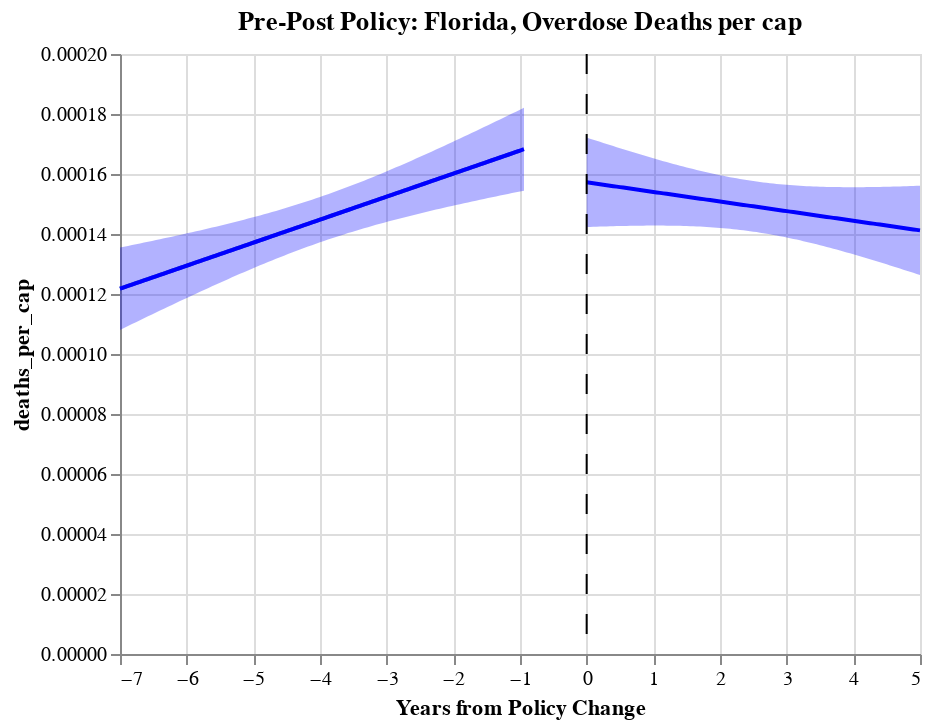

The cell this chart's notebook holds for it:
### Code cell
# florida deaths pre/post plot
before=alt.Chart(fl_death_before,title="Pre-Post Policy: Florida, Overdose Deaths per cap").encode(x="policy_years", y="deaths_per_cap")
base=before.transform_regression("policy_years","deaths_per_cap").mark_line() 

fit, before_line = get_reg_fit(
    fl_death_before, yvar="deaths_per_cap", xvar="policy_years", alpha=0.05
)
fit, after_line = get_reg_fit(
    fl_death_after, yvar="deaths_per_cap", xvar="policy_years", alpha=0.05
)

fl_chart_death=base+before_line+after_line+sep_line
fl_chart_death

### Figure 1 — Vega-Lite specification as saved in the notebook (floating-point values rounded to 4 significant figures; data arrays with more than 128 entries replaced by an {"elided": "..."} marker saying what was removed)
{"config": {"view": {"continuousWidth": 400, "continuousHeight": 300}}, "layer": [{"data": {"name": "data-04c270aa112ff3b0d4beaab8dfc8482a"}, "mark": "line", "encoding": {"x": {"type": "quantitative", "field": "policy_years"}, "y": {"type": "quantitative", "field": "deaths_per_cap"}}, "title": "Pre-Post Policy: Florida, Overdose Deaths per cap", "transform": [{"on": "policy_years", "regression": "deaths_per_cap"}]}, {"layer": [{"mark": {"type": "errorband", "color": "blue"}, "encoding": {"x": {"type": "quantitative", "field": "policy_years"}, "y": {"type": "quantitative", "field": "ci_low", "title": "deaths_per_cap"}, "y2": {"field": "ci_high"}}}, {"mark": {"type": "line", "color": "blue"}, "encoding": {"x": {"type": "quantitative", "axis": {"title": "Years from Policy Change"}, "field": "policy_years"}, "y": {"type": "quantitative", "axis": {"title": ""}, "field": "deaths_per_cap"}}}], "data": {"name": "data-11d3b7725bd0835542520191d4e00fb9"}}, {"layer": [{"mark": {"type": "errorband", "color": "blue"}, "encoding": {"x": {"type": "quantitative", "field": "policy_years"}, "y": {"type": "quantitative", "field": "ci_low", "title": "deaths_per_cap"}, "y2": {"field": "ci_high"}}}, {"mark": {"type": "line", "color": "blue"}, "encoding": {"x": {"type": "quantitative", "axis": {"title": "Years from Policy Change"}, "field": "policy_years"}, "y": {"type": "quantitative", "axis": {"title": ""}, "field": "deaths_per_cap"}}}], "data": {"name": "data-2597af2070cf02df5e897a4a72bd1a8a"}}, {"data": {"name": "data-1cf7c250840e3c595c11ebf7ebbb5cbe"}, "mark": {"type": "rule", "color": "black", "strokeDash": [10, 10]}, "encoding": {"x": {"type": "quantitative", "field": "a", "title": ""}}}], "$schema": "https://vega.github.io/schema/vega-lite/v4.8.1.json", "datasets": {"data-04c270aa112ff3b0d4beaab8dfc8482a": {"elided": "238 records"}, "data-11d3b7725bd0835542520191d4e00fb9": [{"policy_years": -7.0, "deaths_per_cap": 0.0001218, "ci_low": 0.000108, "ci_high": 0.0001355}, {"policy_years": -6.94, "deaths_per_cap": 0.0001222, "ci_low": 0.0001087, "ci_high": 0.0001358}, {"policy_years": -6.88, "deaths_per_cap": 0.0001227, "ci_low": 0.0001093, "ci_high": 0.000136}, {"policy_years": -6.82, "deaths_per_cap": 0.0001231, "ci_low": 0.00011, "ci_high": 0.0001363}, {"policy_years": -6.76, "deaths_per_cap": 0.0001236, "ci_low": 0.0001106, "ci_high": 0.0001366}, {"policy_years": -6.7, "deaths_per_cap": 0.0001241, "ci_low": 0.0001113, "ci_high": 0.0001369}, {"policy_years": -6.64, "deaths_per_cap": 0.0001245, "ci_low": 0.0001119, "ci_high": 0.0001371}, {"policy_years": -6.58, "deaths_per_cap": 0.000125, "ci_low": 0.0001125, "ci_high": 0.0001374}, {"policy_years": -6.52, "deaths_per_cap": 0.0001254, "ci_low": 0.0001132, "ci_high": 0.0001377}, {"policy_years": -6.46, "deaths_per_cap": 0.0001259, "ci_low": 0.0001138, "ci_high": 0.000138}, {"policy_years": -6.4, "deaths_per_cap": 0.0001264, "ci_low": 0.0001145, "ci_high": 0.0001383}, {"policy_years": -6.34, "deaths_per_cap": 0.0001268, "ci_low": 0.0001151, "ci_high": 0.0001385}, {"policy_years": -6.28, "deaths_per_cap": 0.0001273, "ci_low": 0.0001157, "ci_high": 0.0001388}, {"policy_years": -6.22, "deaths_per_cap": 0.0001277, "ci_low": 0.0001164, "ci_high": 0.0001391}, {"policy_years": -6.16, "deaths_per_cap": 0.0001282, "ci_low": 0.000117, "ci_high": 0.0001394}, {"policy_years": -6.1, "deaths_per_cap": 0.0001287, "ci_low": 0.0001176, "ci_high": 0.0001397}, {"policy_years": -6.04, "deaths_per_cap": 0.0001291, "ci_low": 0.0001183, "ci_high": 0.00014}, {"policy_years": -5.98, "deaths_per_cap": 0.0001296, "ci_low": 0.0001189, "ci_high": 0.0001403}, {"policy_years": -5.92, "deaths_per_cap": 0.00013, "ci_low": 0.0001195, "ci_high": 0.0001406}, {"policy_years": -5.86, "deaths_per_cap": 0.0001305, "ci_low": 0.0001201, "ci_high": 0.0001409}, {"policy_years": -5.8, "deaths_per_cap": 0.000131, "ci_low": 0.0001207, "ci_high": 0.0001412}, {"policy_years": -5.74, "deaths_per_cap": 0.0001314, "ci_low": 0.0001213, "ci_high": 0.0001415}, {"policy_years": -5.68, "deaths_per_cap": 0.0001319, "ci_low": 0.000122, "ci_high": 0.0001418}, {"policy_years": -5.62, "deaths_per_cap": 0.0001323, "ci_low": 0.0001226, "ci_high": 0.0001421}, {"policy_years": -5.56, "deaths_per_cap": 0.0001328, "ci_low": 0.0001232, "ci_high": 0.0001425}, {"policy_years": -5.5, "deaths_per_cap": 0.0001333, "ci_low": 0.0001238, "ci_high": 0.0001428}, {"policy_years": -5.44, "deaths_per_cap": 0.0001337, "ci_low": 0.0001244, "ci_high": 0.0001431}, {"policy_years": -5.38, "deaths_per_cap": 0.0001342, "ci_low": 0.000125, "ci_high": 0.0001434}, {"policy_years": -5.32, "deaths_per_cap": 0.0001347, "ci_low": 0.0001255, "ci_high": 0.0001438}, {"policy_years": -5.26, "deaths_per_cap": 0.0001351, "ci_low": 0.0001261, "ci_high": 0.0001441}, {"policy_years": -5.2, "deaths_per_cap": 0.0001356, "ci_low": 0.0001267, "ci_high": 0.0001444}, {"policy_years": -5.14, "deaths_per_cap": 0.000136, "ci_low": 0.0001273, "ci_high": 0.0001448}, {"policy_years": -5.08, "deaths_per_cap": 0.0001365, "ci_low": 0.0001279, "ci_high": 0.0001451}, {"policy_years": -5.02, "deaths_per_cap": 0.000137, "ci_low": 0.0001284, "ci_high": 0.0001455}, {"policy_years": -4.96, "deaths_per_cap": 0.0001374, "ci_low": 0.000129, "ci_high": 0.0001458}, {"policy_years": -4.9, "deaths_per_cap": 0.0001379, "ci_low": 0.0001296, "ci_high": 0.0001462}, {"policy_years": -4.84, "deaths_per_cap": 0.0001383, "ci_low": 0.0001301, "ci_high": 0.0001466}, {"policy_years": -4.78, "deaths_per_cap": 0.0001388, "ci_low": 0.0001307, "ci_high": 0.0001469}, {"policy_years": -4.72, "deaths_per_cap": 0.0001393, "ci_low": 0.0001312, "ci_high": 0.0001473}, {"policy_years": -4.66, "deaths_per_cap": 0.0001397, "ci_low": 0.0001317, "ci_high": 0.0001477}, {"policy_years": -4.6, "deaths_per_cap": 0.0001402, "ci_low": 0.0001323, "ci_high": 0.0001481}, {"policy_years": -4.54, "deaths_per_cap": 0.0001406, "ci_low": 0.0001328, "ci_high": 0.0001485}, {"policy_years": -4.48, "deaths_per_cap": 0.0001411, "ci_low": 0.0001333, "ci_high": 0.0001489}, {"policy_years": -4.42, "deaths_per_cap": 0.0001416, "ci_low": 0.0001338, "ci_high": 0.0001493}, {"policy_years": -4.36, "deaths_per_cap": 0.000142, "ci_low": 0.0001343, "ci_high": 0.0001497}, {"policy_years": -4.3, "deaths_per_cap": 0.0001425, "ci_low": 0.0001348, "ci_high": 0.0001501}, {"policy_years": -4.24, "deaths_per_cap": 0.0001429, "ci_low": 0.0001353, "ci_high": 0.0001506}, {"policy_years": -4.18, "deaths_per_cap": 0.0001434, "ci_low": 0.0001358, "ci_high": 0.000151}, {"policy_years": -4.12, "deaths_per_cap": 0.0001439, "ci_low": 0.0001363, "ci_high": 0.0001514}, {"policy_years": -4.06, "deaths_per_cap": 0.0001443, "ci_low": 0.0001368, "ci_high": 0.0001519}, {"policy_years": -4.0, "deaths_per_cap": 0.0001448, "ci_low": 0.0001372, "ci_high": 0.0001523}, {"policy_years": -3.94, "deaths_per_cap": 0.0001452, "ci_low": 0.0001377, "ci_high": 0.0001528}, {"policy_years": -3.88, "deaths_per_cap": 0.0001457, "ci_low": 0.0001381, "ci_high": 0.0001533}, {"policy_years": -3.82, "deaths_per_cap": 0.0001462, "ci_low": 0.0001386, "ci_high": 0.0001537}, {"policy_years": -3.76, "deaths_per_cap": 0.0001466, "ci_low": 0.000139, "ci_high": 0.0001542}, {"policy_years": -3.7, "deaths_per_cap": 0.0001471, "ci_low": 0.0001394, "ci_high": 0.0001547}, {"policy_years": -3.64, "deaths_per_cap": 0.0001475, "ci_low": 0.0001399, "ci_high": 0.0001552}, {"policy_years": -3.58, "deaths_per_cap": 0.000148, "ci_low": 0.0001403, "ci_high": 0.0001557}, {"policy_years": -3.52, "deaths_per_cap": 0.0001485, "ci_low": 0.0001407, "ci_high": 0.0001562}, {"policy_years": -3.46, "deaths_per_cap": 0.0001489, "ci_low": 0.0001411, "ci_high": 0.0001567}, {"policy_years": -3.4, "deaths_per_cap": 0.0001494, "ci_low": 0.0001415, "ci_high": 0.0001573}, {"policy_years": -3.34, "deaths_per_cap": 0.0001498, "ci_low": 0.0001419, "ci_high": 0.0001578}, {"policy_years": -3.28, "deaths_per_cap": 0.0001503, "ci_low": 0.0001423, "ci_high": 0.0001583}, {"policy_years": -3.22, "deaths_per_cap": 0.0001508, "ci_low": 0.0001427, "ci_high": 0.0001589}, {"policy_years": -3.16, "deaths_per_cap": 0.0001512, "ci_low": 0.000143, "ci_high": 0.0001594}, {"policy_years": -3.1, "deaths_per_cap": 0.0001517, "ci_low": 0.0001434, "ci_high": 0.00016}, {"policy_years": -3.04, "deaths_per_cap": 0.0001521, "ci_low": 0.0001438, "ci_high": 0.0001605}, {"policy_years": -2.98, "deaths_per_cap": 0.0001526, "ci_low": 0.0001441, "ci_high": 0.0001611}, {"policy_years": -2.92, "deaths_per_cap": 0.0001531, "ci_low": 0.0001445, "ci_high": 0.0001616}, {"policy_years": -2.86, "deaths_per_cap": 0.0001535, "ci_low": 0.0001448, "ci_high": 0.0001622}, {"policy_years": -2.8, "deaths_per_cap": 0.000154, "ci_low": 0.0001452, "ci_high": 0.0001628}, {"policy_years": -2.74, "deaths_per_cap": 0.0001545, "ci_low": 0.0001455, "ci_high": 0.0001634}, {"policy_years": -2.68, "deaths_per_cap": 0.0001549, "ci_low": 0.0001459, "ci_high": 0.0001639}, {"policy_years": -2.62, "deaths_per_cap": 0.0001554, "ci_low": 0.0001462, "ci_high": 0.0001645}, {"policy_years": -2.56, "deaths_per_cap": 0.0001558, "ci_low": 0.0001465, "ci_high": 0.0001651}, {"policy_years": -2.5, "deaths_per_cap": 0.0001563, "ci_low": 0.0001469, "ci_high": 0.0001657}, {"policy_years": -2.44, "deaths_per_cap": 0.0001568, "ci_low": 0.0001472, "ci_high": 0.0001663}, {"policy_years": -2.38, "deaths_per_cap": 0.0001572, "ci_low": 0.0001475, "ci_high": 0.0001669}, {"policy_years": -2.32, "deaths_per_cap": 0.0001577, "ci_low": 0.0001478, "ci_high": 0.0001675}, {"policy_years": -2.26, "deaths_per_cap": 0.0001581, "ci_low": 0.0001481, "ci_high": 0.0001681}, {"policy_years": -2.2, "deaths_per_cap": 0.0001586, "ci_low": 0.0001484, "ci_high": 0.0001687}, {"policy_years": -2.14, "deaths_per_cap": 0.0001591, "ci_low": 0.0001487, "ci_high": 0.0001694}, {"policy_years": -2.08, "deaths_per_cap": 0.0001595, "ci_low": 0.0001491, "ci_high": 0.00017}, {"policy_years": -2.02, "deaths_per_cap": 0.00016, "ci_low": 0.0001494, "ci_high": 0.0001706}, {"policy_years": -1.96, "deaths_per_cap": 0.0001604, "ci_low": 0.0001497, "ci_high": 0.0001712}, {"policy_years": -1.9, "deaths_per_cap": 0.0001609, "ci_low": 0.0001499, "ci_high": 0.0001718}, {"policy_years": -1.84, "deaths_per_cap": 0.0001614, "ci_low": 0.0001502, "ci_high": 0.0001725}, {"policy_years": -1.78, "deaths_per_cap": 0.0001618, "ci_low": 0.0001505, "ci_high": 0.0001731}, {"policy_years": -1.72, "deaths_per_cap": 0.0001623, "ci_low": 0.0001508, "ci_high": 0.0001737}, {"policy_years": -1.66, "deaths_per_cap": 0.0001627, "ci_low": 0.0001511, "ci_high": 0.0001744}, {"policy_years": -1.6, "deaths_per_cap": 0.0001632, "ci_low": 0.0001514, "ci_high": 0.000175}, {"policy_years": -1.54, "deaths_per_cap": 0.0001637, "ci_low": 0.0001517, "ci_high": 0.0001756}, {"policy_years": -1.48, "deaths_per_cap": 0.0001641, "ci_low": 0.000152, "ci_high": 0.0001763}, {"policy_years": -1.42, "deaths_per_cap": 0.0001646, "ci_low": 0.0001522, "ci_high": 0.0001769}, {"policy_years": -1.36, "deaths_per_cap": 0.000165, "ci_low": 0.0001525, "ci_high": 0.0001776}, {"policy_years": -1.3, "deaths_per_cap": 0.0001655, "ci_low": 0.0001528, "ci_high": 0.0001782}, {"policy_years": -1.24, "deaths_per_cap": 0.000166, "ci_low": 0.0001531, "ci_high": 0.0001788}, {"policy_years": -1.18, "deaths_per_cap": 0.0001664, "ci_low": 0.0001534, "ci_high": 0.0001795}, {"policy_years": -1.12, "deaths_per_cap": 0.0001669, "ci_low": 0.0001536, "ci_high": 0.0001801}, {"policy_years": -1.06, "deaths_per_cap": 0.0001673, "ci_low": 0.0001539, "ci_high": 0.0001808}, {"policy_years": -1.0, "deaths_per_cap": 0.0001678, "ci_low": 0.0001542, "ci_high": 0.0001814}, {"policy_years": -0.94, "deaths_per_cap": 0.0001683, "ci_low": 0.0001544, "ci_high": 0.0001821}], "data-2597af2070cf02df5e897a4a72bd1a8a": [{"policy_years": 0.0, "deaths_per_cap": 0.0001572, "ci_low": 0.0001423, "ci_high": 0.0001722}, {"policy_years": 0.05, "deaths_per_cap": 0.0001571, "ci_low": 0.0001423, "ci_high": 0.0001718}, {"policy_years": 0.1, "deaths_per_cap": 0.0001569, "ci_low": 0.0001424, "ci_high": 0.0001714}, {"policy_years": 0.15, "deaths_per_cap": 0.0001567, "ci_low": 0.0001424, "ci_high": 0.0001711}, {"policy_years": 0.2, "deaths_per_cap": 0.0001566, "ci_low": 0.0001425, "ci_high": 0.0001707}, {"policy_years": 0.25, "deaths_per_cap": 0.0001564, "ci_low": 0.0001425, "ci_high": 0.0001704}, {"policy_years": 0.3, "deaths_per_cap": 0.0001563, "ci_low": 0.0001425, "ci_high": 0.00017}, {"policy_years": 0.35, "deaths_per_cap": 0.0001561, "ci_low": 0.0001426, "ci_high": 0.0001696}, {"policy_years": 0.4, "deaths_per_cap": 0.0001559, "ci_low": 0.0001426, "ci_high": 0.0001693}, {"policy_years": 0.45, "deaths_per_cap": 0.0001558, "ci_low": 0.0001426, "ci_high": 0.0001689}, {"policy_years": 0.5, "deaths_per_cap": 0.0001556, "ci_low": 0.0001427, "ci_high": 0.0001686}, {"policy_years": 0.55, "deaths_per_cap": 0.0001555, "ci_low": 0.0001427, "ci_high": 0.0001683}, {"policy_years": 0.6, "deaths_per_cap": 0.0001553, "ci_low": 0.0001427, "ci_high": 0.0001679}, {"policy_years": 0.65, "deaths_per_cap": 0.0001551, "ci_low": 0.0001427, "ci_high": 0.0001676}, {"policy_years": 0.7, "deaths_per_cap": 0.000155, "ci_low": 0.0001427, "ci_high": 0.0001672}, {"policy_years": 0.75, "deaths_per_cap": 0.0001548, "ci_low": 0.0001428, "ci_high": 0.0001669}, {"policy_years": 0.8, "deaths_per_cap": 0.0001547, "ci_low": 0.0001428, "ci_high": 0.0001666}, {"policy_years": 0.85, "deaths_per_cap": 0.0001545, "ci_low": 0.0001428, "ci_high": 0.0001662}, {"policy_years": 0.9, "deaths_per_cap": 0.0001543, "ci_low": 0.0001428, "ci_high": 0.0001659}, {"policy_years": 0.95, "deaths_per_cap": 0.0001542, "ci_low": 0.0001428, "ci_high": 0.0001656}, {"policy_years": 1.0, "deaths_per_cap": 0.000154, "ci_low": 0.0001428, "ci_high": 0.0001652}, {"policy_years": 1.05, "deaths_per_cap": 0.0001539, "ci_low": 0.0001428, "ci_high": 0.0001649}, {"policy_years": 1.1, "deaths_per_cap": 0.0001537, "ci_low": 0.0001428, "ci_high": 0.0001646}, {"policy_years": 1.15, "deaths_per_cap": 0.0001535, "ci_low": 0.0001428, "ci_high": 0.0001643}, {"policy_years": 1.2, "deaths_per_cap": 0.0001534, "ci_low": 0.0001428, "ci_high": 0.000164}, {"policy_years": 1.25, "deaths_per_cap": 0.0001532, "ci_low": 0.0001428, "ci_high": 0.0001637}, {"policy_years": 1.3, "deaths_per_cap": 0.0001531, "ci_low": 0.0001428, "ci_high": 0.0001634}, {"policy_years": 1.35, "deaths_per_cap": 0.0001529, "ci_low": 0.0001427, "ci_high": 0.0001631}, {"policy_years": 1.4, "deaths_per_cap": 0.0001527, "ci_low": 0.0001427, "ci_high": 0.0001628}, {"policy_years": 1.45, "deaths_per_cap": 0.0001526, "ci_low": 0.0001427, "ci_high": 0.0001625}, {"policy_years": 1.5, "deaths_per_cap": 0.0001524, "ci_low": 0.0001427, "ci_high": 0.0001622}, {"policy_years": 1.55, "deaths_per_cap": 0.0001523, "ci_low": 0.0001426, "ci_high": 0.0001619}, {"policy_years": 1.6, "deaths_per_cap": 0.0001521, "ci_low": 0.0001426, "ci_high": 0.0001616}, {"policy_years": 1.65, "deaths_per_cap": 0.0001519, "ci_low": 0.0001425, "ci_high": 0.0001614}, {"policy_years": 1.7, "deaths_per_cap": 0.0001518, "ci_low": 0.0001425, "ci_high": 0.0001611}, {"policy_years": 1.75, "deaths_per_cap": 0.0001516, "ci_low": 0.0001424, "ci_high": 0.0001608}, {"policy_years": 1.8, "deaths_per_cap": 0.0001515, "ci_low": 0.0001423, "ci_high": 0.0001606}, {"policy_years": 1.85, "deaths_per_cap": 0.0001513, "ci_low": 0.0001423, "ci_high": 0.0001603}, {"policy_years": 1.9, "deaths_per_cap": 0.0001511, "ci_low": 0.0001422, "ci_high": 0.0001601}, {"policy_years": 1.95, "deaths_per_cap": 0.000151, "ci_low": 0.0001421, "ci_high": 0.0001598}, {"policy_years": 2.0, "deaths_per_cap": 0.0001508, "ci_low": 0.000142, "ci_high": 0.0001596}, {"policy_years": 2.05, "deaths_per_cap": 0.0001507, "ci_low": 0.0001419, "ci_high": 0.0001594}, {"policy_years": 2.1, "deaths_per_cap": 0.0001505, "ci_low": 0.0001418, "ci_high": 0.0001592}, {"policy_years": 2.15, "deaths_per_cap": 0.0001503, "ci_low": 0.0001417, "ci_high": 0.000159}, {"policy_years": 2.2, "deaths_per_cap": 0.0001502, "ci_low": 0.0001416, "ci_high": 0.0001587}, {"policy_years": 2.25, "deaths_per_cap": 0.00015, "ci_low": 0.0001415, "ci_high": 0.0001585}, {"policy_years": 2.3, "deaths_per_cap": 0.0001499, "ci_low": 0.0001414, "ci_high": 0.0001584}, {"policy_years": 2.35, "deaths_per_cap": 0.0001497, "ci_low": 0.0001412, "ci_high": 0.0001582}, {"policy_years": 2.4, "deaths_per_cap": 0.0001495, "ci_low": 0.0001411, "ci_high": 0.000158}, {"policy_years": 2.45, "deaths_per_cap": 0.0001494, "ci_low": 0.0001409, "ci_high": 0.0001578}, {"policy_years": 2.5, "deaths_per_cap": 0.0001492, "ci_low": 0.0001408, "ci_high": 0.0001577}, {"policy_years": 2.55, "deaths_per_cap": 0.0001491, "ci_low": 0.0001406, "ci_high": 0.0001575}, {"policy_years": 2.6, "deaths_per_cap": 0.0001489, "ci_low": 0.0001405, "ci_high": 0.0001573}, {"policy_years": 2.65, "deaths_per_cap": 0.0001487, "ci_low": 0.0001403, "ci_high": 0.0001572}, {"policy_years": 2.7, "deaths_per_cap": 0.0001486, "ci_low": 0.0001401, "ci_high": 0.0001571}, {"policy_years": 2.75, "deaths_per_cap": 0.0001484, "ci_low": 0.0001399, "ci_high": 0.0001569}, {"policy_years": 2.8, "deaths_per_cap": 0.0001483, "ci_low": 0.0001397, "ci_high": 0.0001568}, {"policy_years": 2.85, "deaths_per_cap": 0.0001481, "ci_low": 0.0001395, "ci_high": 0.0001567}, {"policy_years": 2.9, "deaths_per_cap": 0.0001479, "ci_low": 0.0001393, "ci_high": 0.0001566}, {"policy_years": 2.95, "deaths_per_cap": 0.0001478, "ci_low": 0.0001391, "ci_high": 0.0001565}, {"policy_years": 3.0, "deaths_per_cap": 0.0001476, "ci_low": 0.0001388, "ci_high": 0.0001564}, {"policy_years": 3.05, "deaths_per_cap": 0.0001475, "ci_low": 0.0001386, "ci_high": 0.0001563}, {"policy_years": 3.1, "deaths_per_cap": 0.0001473, "ci_low": 0.0001384, "ci_high": 0.0001562}, {"policy_years": 3.15, "deaths_per_cap": 0.0001471, "ci_low": 0.0001381, "ci_high": 0.0001561}, {"policy_years": 3.2, "deaths_per_cap": 0.000147, "ci_low": 0.0001379, "ci_high": 0.0001561}, {"policy_years": 3.25, "deaths_per_cap": 0.0001468, "ci_low": 0.0001376, "ci_high": 0.000156}, {"policy_years": 3.3, "deaths_per_cap": 0.0001467, "ci_low": 0.0001374, "ci_high": 0.000156}, {"policy_years": 3.35, "deaths_per_cap": 0.0001465, "ci_low": 0.0001371, "ci_high": 0.0001559}, {"policy_years": 3.4, "deaths_per_cap": 0.0001463, "ci_low": 0.0001368, "ci_high": 0.0001559}, {"policy_years": 3.45, "deaths_per_cap": 0.0001462, "ci_low": 0.0001365, "ci_high": 0.0001558}, {"policy_years": 3.5, "deaths_per_cap": 0.000146, "ci_low": 0.0001363, "ci_high": 0.0001558}, {"policy_years": 3.55, "deaths_per_cap": 0.0001459, "ci_low": 0.000136, "ci_high": 0.0001557}, {"policy_years": 3.6, "deaths_per_cap": 0.0001457, "ci_low": 0.0001357, "ci_high": 0.0001557}, {"policy_years": 3.65, "deaths_per_cap": 0.0001455, "ci_low": 0.0001354, "ci_high": 0.0001557}, {"policy_years": 3.7, "deaths_per_cap": 0.0001454, "ci_low": 0.0001351, "ci_high": 0.0001557}, {"policy_years": 3.75, "deaths_per_cap": 0.0001452, "ci_low": 0.0001348, "ci_high": 0.0001556}, {"policy_years": 3.8, "deaths_per_cap": 0.0001451, "ci_low": 0.0001345, "ci_high": 0.0001556}, {"policy_years": 3.85, "deaths_per_cap": 0.0001449, "ci_low": 0.0001342, "ci_high": 0.0001556}, {"policy_years": 3.9, "deaths_per_cap": 0.0001447, "ci_low": 0.0001339, "ci_high": 0.0001556}, {"policy_years": 3.95, "deaths_per_cap": 0.0001446, "ci_low": 0.0001335, "ci_high": 0.0001556}, {"policy_years": 4.0, "deaths_per_cap": 0.0001444, "ci_low": 0.0001332, "ci_high": 0.0001556}, {"policy_years": 4.05, "deaths_per_cap": 0.0001443, "ci_low": 0.0001329, "ci_high": 0.0001556}, {"policy_years": 4.1, "deaths_per_cap": 0.0001441, "ci_low": 0.0001326, "ci_high": 0.0001556}, {"policy_years": 4.15, "deaths_per_cap": 0.0001439, "ci_low": 0.0001322, "ci_high": 0.0001556}, {"policy_years": 4.2, "deaths_per_cap": 0.0001438, "ci_low": 0.0001319, "ci_high": 0.0001556}, {"policy_years": 4.25, "deaths_per_cap": 0.0001436, "ci_low": 0.0001316, "ci_high": 0.0001556}, {"policy_years": 4.3, "deaths_per_cap": 0.0001435, "ci_low": 0.0001312, "ci_high": 0.0001557}, {"policy_years": 4.35, "deaths_per_cap": 0.0001433, "ci_low": 0.0001309, "ci_high": 0.0001557}, {"policy_years": 4.4, "deaths_per_cap": 0.0001431, "ci_low": 0.0001306, "ci_high": 0.0001557}, {"policy_years": 4.45, "deaths_per_cap": 0.000143, "ci_low": 0.0001302, "ci_high": 0.0001557}, {"policy_years": 4.5, "deaths_per_cap": 0.0001428, "ci_low": 0.0001299, "ci_high": 0.0001558}, {"policy_years": 4.55, "deaths_per_cap": 0.0001427, "ci_low": 0.0001295, "ci_high": 0.0001558}, {"policy_years": 4.6, "deaths_per_cap": 0.0001425, "ci_low": 0.0001292, "ci_high": 0.0001558}, {"policy_years": 4.65, "deaths_per_cap": 0.0001423, "ci_low": 0.0001288, "ci_high": 0.0001558}, {"policy_years": 4.7, "deaths_per_cap": 0.0001422, "ci_low": 0.0001285, "ci_high": 0.0001559}, {"policy_years": 4.75, "deaths_per_cap": 0.000142, "ci_low": 0.0001281, "ci_high": 0.0001559}, {"policy_years": 4.8, "deaths_per_cap": 0.0001419, "ci_low": 0.0001278, "ci_high": 0.0001559}, {"policy_years": 4.85, "deaths_per_cap": 0.0001417, "ci_low": 0.0001274, "ci_high": 0.000156}, {"policy_years": 4.9, "deaths_per_cap": 0.0001415, "ci_low": 0.000127, "ci_high": 0.000156}, {"policy_years": 4.95, "deaths_per_cap": 0.0001414, "ci_low": 0.0001267, "ci_high": 0.0001561}, {"policy_years": 5.0, "deaths_per_cap": 0.0001412, "ci_low": 0.0001263, "ci_high": 0.0001561}], "data-1cf7c250840e3c595c11ebf7ebbb5cbe": [{"a": 0}]}}
